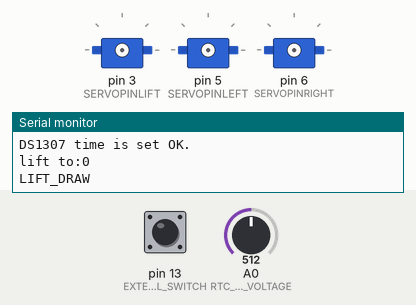
Simulated run of this sketch. Board: Arduino Uno, built with avr-gcc and run on an emulated ATmega328P. Parts: 3 × servo, the last lines printed to the serial monitor. Inputs (shaded band) come from the test bench; at power-on: pin 13 (EXTERNAL_SWITCH) HIGH, A0 (RTC_BATTERY_VOLTAGE) = 512. The local clock reads 2024-03-15 10:24:30 at power-on unless the sketch sets it.

Above: at 0.1 s.
At 1.61 s:
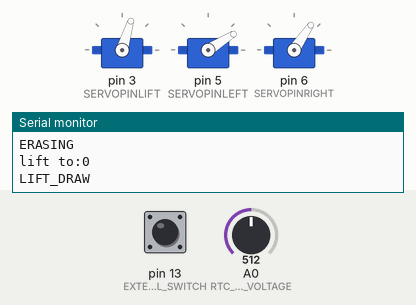
At 21.7 s:
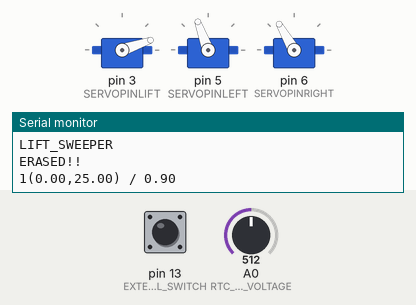
At 30.3 s:
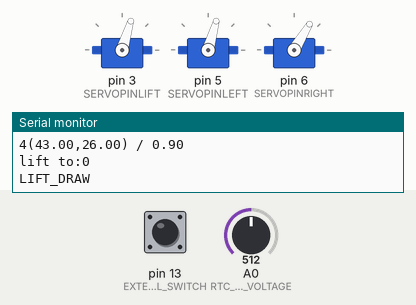
At 31.9 s:
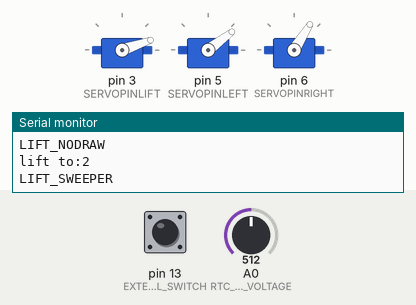
At 32.9 s:
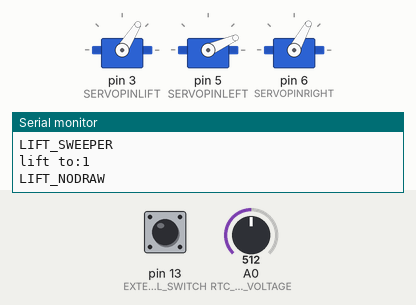
Timing chart, 0 to 34.4 s (numbered marks = the images above):
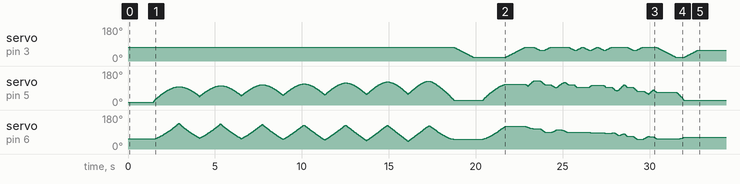

The sketch:

plotclock_v1_04.ino
```cpp
#include <TimeLib.h>
#include <Time.h>

// Plotclock
// cc - by Johannes Heberlein 2014
// v 1.02
// thingiverse.com/joo   wiki.fablab-nuernberg.de
// units: mm; microseconds; radians
// origin: bottom left of drawing surface
// time library see http://playground.arduino.cc/Code/time
// RTC  library see http://playground.arduino.cc/Code/time
//               or http://www.pjrc.com/teensy/td_libs_DS1307RTC.html
// Change log:
// 1.01  Release by joo at https://github.com/9a/plotclock
// 1.02  Additional features implemented by Dave (https://github.com/Dave1001/):
//       - added ability to calibrate servofaktor seperately for left and right servos
//       - added code to support DS1307, DS1337 and DS3231 real time clock chips
//       - see http://www.pjrc.com/teensy/td_libs_DS1307RTC.html for how to hook up the real time clock
// 1.03  Fixed the length bug at the servo2 angle calculation, other fixups
// 1.04  Add constant, separate files
// 1.05  Add DS1302,lcd I2c and OneWire temperature sensor

//#define LCD_I2C
//#define TEMP_DS18x20
//#define REALTIMECLOCK_DS1302    // enable real time clock DS1302
#define REALTIMECLOCK_DS1307    // enable real time clock DS1307
//#define PIR_SENSOR_PIN 2
// delete or mark the next line as comment if you don't need these
//#define CALIBRATION      // enable calibration mode


#ifdef TEMP_DS18x20
#include <OneWire.h>
#include <DallasTemperature.h>

#define ONE_WIRE_BUS 11

// Setup a oneWire instance to communicate with any OneWire devices (not just Maxim/Dallas temperature ICs)
OneWire oneWire(ONE_WIRE_BUS);
// Pass our oneWire reference to Dallas Temperature.
DallasTemperature sensors(&oneWire);


#endif


#if defined(LCD_I2C) || defined(REALTIMECLOCK_DS1307)
#include <Wire.h>
#include <LiquidCrystal_I2C.h>
#endif

#include <Time.h> // see http://playground.arduino.cc/Code/time


#include "config.h"
#include "control.h"


#ifdef REALTIMECLOCK_DS1307

#define RTC_BATTERY_VOLTAGE A0

// for instructions on how to hook up a real time clock,
// see here -> http://www.pjrc.com/teensy/td_libs_DS1307RTC.html
// DS1307RTC works with the DS1307, DS1337 and DS3231 real time clock chips.
// Please run the SetTime example to initialize the time on new RTC chips and begin running.
#include <DS1307RTC.h> // see http://playground.arduino.cc/Code/time
#endif

#ifdef REALTIMECLOCK_DS1302
#include <DS1302RTC.h>

#define RTC_CE_RST    8
#define RTC_IO_DATA   9
#define RTC_CLK       10

// Set pins:  CE, IO,CLK
DS1302RTC RTC(RTC_CE_RST, RTC_IO_DATA, RTC_CLK);

#endif

#ifdef LCD_I2C
LiquidCrystal_I2C lcd(0x27,16,2);
#endif

int last_min = 0;

void show(String sText,int x, int y)
{
#ifdef LCD_I2C
  lcd.setCursor(x,y);
  lcd.print(sText);
#endif
  debug(sText);
}

void setup()
{
#ifdef TEMP_DS18x20
  sensors.begin();
#endif

#ifdef LCD_I2C
  lcd.init();
  lcd.backlight();
#endif

  pinMode(EXTERNAL_SWITCH, INPUT_PULLUP);

  Serial.begin(9600);

#if defined(REALTIMECLOCK_DS1307) || defined(REALTIMECLOCK_DS1302)
  tmElements_t tm;
#endif

#ifdef REALTIMECLOCK_DS1307

  //while (!Serial) { ; } // wait for serial port to connect. Needed for Leonardo only

  // Set current time only the first to values, hh,mm are needed
  debug("Using RTC");

  if (RTC.read(tm))
  {
    setTime(tm.Hour,tm.Minute,tm.Second,tm.Day,tm.Month,tm.Year);
    Serial.println("DS1307 time is set OK.");
  }
  else
  {
    if (RTC.chipPresent())
    {
      Serial.println("DS1307 is stopped.  Please run the SetTime example to initialize the time and begin running.");
    }
    else
    {
      Serial.println("DS1307 read error!  Please check the circuitry.");
    }
    // Set current time only the first to values, hh,mm are needed

    setTime(14,19,0,0,0,0);
  }
#else

#ifdef REALTIMECLOCK_DS1302
  if (RTC.haltRTC()) {
    Serial.println("The DS1302 is stopped.  Please run the SetTime");
    Serial.println("example to initialize the time and begin running.");
    Serial.println();
  }
  if (!RTC.writeEN()) {
    Serial.println("The DS1302 is write protected. This normal.");
    Serial.println();
  }


  if (!RTC.read(tm)) {
    setTime(tm.Hour,tm.Minute,tm.Second,tm.Day,tm.Month,tm.Year);}
  else {
    show("DS1302 read error!",0,1);
  }

#else
  debug("Not using RTC");
  // Set current time only the first to values, hh,mm are needed
  setTime(14,19,0,0,0,0);
#endif
#endif

#if PIR_SENSOR_PIN
  pinMode(PIR_SENSOR_PIN,INPUT);
#endif

  drawTo(75.2, 47);
  lift(LIFT_DRAW);
  delay(1000);

}


void loop()
{

  String sTime=String(getFormatedNumber(hour())+":"+getFormatedNumber(minute()));
  show (sTime,0,0);

#ifdef TEMP_DS18x20
  sensors.requestTemperatures(); // Send the command to get temperatures

  float fTemp=sensors.getTempCByIndex(0);
  if(fTemp>-100)   {
    String sTemp=String(fTemp)+"C";
    show(sTemp,0,1);
  }
  else {
    show("T.Err.",0,1);
  }
#endif

#if defined(RTC_BATTERY_VOLTAGE)
  float vBattery=analogRead(RTC_BATTERY_VOLTAGE)*5.0/1023;

  String sVBattery=String("Bat:")+vBattery+"v";
  show(sVBattery,7,0);
#endif
#if defined(PIR_SENSOR_PIN) && defined(LCD_I2C)
if(digitalRead(PIR_SENSOR_PIN)==HIGH) { // Someboy is near
  lcd.backlight();
}
else {
  lcd.noBacklight();
}

#endif

#ifdef CALIBRATION

  attachServos();

  lift(LIFT_NODRAW);

  // Servohorns will have 90° between movements, parallel to x and y axis
  drawTo(-3, 29.2);
  delay(500);
  drawTo(74.1, 28);
  delay(500);

  show("Calibrate",7,1);
#else


  if(digitalRead(EXTERNAL_SWITCH)==LOW)   {
    show("Sleeeping",7,1);
    delay(500);
    return;
  }
  else   {
    show("Drawing",9,1);
  }


  int i = 0;
  if (last_min != minute()) {

    attachServos();

    lift(LIFT_DRAW);

    number(3+OFFSET_X, 3+OFFSET_Y, 111, 1);
    // Hour
    number(5+OFFSET_X, 25+OFFSET_Y, hour()/10, 0.9);
    number(19+OFFSET_X, 25+OFFSET_Y, hour()%10, 0.9);

    // Central Two points
    number(28+OFFSET_X, 25+OFFSET_Y, 11, 0.9);
    // Minutes
    number(34+OFFSET_X, 25+OFFSET_Y, minute()/10, 0.9);
    number(48+OFFSET_X, 26+OFFSET_Y, minute()%10, 0.9);
    lift(LIFT_SWEEPER);

    drawTo(ERASER_X , ERASER_Y);

    lift(LIFT_NODRAW);
    last_min = minute();
    delay(580);

    detachServos();

  }
#endif

}
```

control.cpp
```cpp
#include <Arduino.h>
#include <Servo.h>

#include "config.h"

#define ERASE_COD 111
#define TWO_POINTS_COD 11

Servo servoLift;
Servo servoLeft;
Servo servoRight;


volatile double lastX = 75;
volatile double lastY = 47.5;

int servoLiftPos = 1500;

String getFormatedNumber(int i)
{
  String sResultado=String(i);
  if (i<10)
    sResultado=String("0")+sResultado;

   return sResultado;
}

void debug(String text)
{
  Serial.println(text);
}


void attachServos()
{
    debug("Attach Servos");
    if (!servoLift.attached()) servoLift.attach(SERVOPINLIFT);
    if (!servoLeft.attached()) servoLeft.attach(SERVOPINLEFT);
    if (!servoRight.attached()) servoRight.attach(SERVOPINRIGHT);

}

void    detachServos()
{
    debug("Detach Servos");
    servoLift.detach();
    servoLeft.detach();
    servoRight.detach();
}

double return_angle(double a, double b, double c) {
  // cosine rule for angle between c and a
  return acos((a * a + c * c - b * b) / (2 * a * c));
}

void set_XY(double Tx, double Ty)
{
  delay(1);
  double dx, dy, c, a1, a2, Hx, Hy;

  // calculate triangle between pen, servoLeft and arm joint
  // cartesian dx/dy
  dx = Tx - O1X;
  dy = Ty - O1Y;

  // polar lemgth (c) and angle (a1)
  c = sqrt(dx * dx + dy * dy); //
  a1 = atan2(dy, dx); //
  a2 = return_angle(L1, L2, c);

  servoLeft.writeMicroseconds(floor(((a2 + a1 - M_PI) * SERVOFAKTORLEFT) + SERVOLEFTNULL));

  // calculate joinr arm point for triangle of the right servo arm
  a2 = return_angle(L2, L1, c);
  Hx = Tx + L3 * cos((a1 - a2 + 0.621) + M_PI); //36,5°
  Hy = Ty + L3 * sin((a1 - a2 + 0.621) + M_PI);

  // calculate triangle between pen joint, servoRight and arm joint
  dx = Hx - O2X;
  dy = Hy - O2Y;

  c = sqrt(dx * dx + dy * dy);
  a1 = atan2(dy, dx);
  a2 = return_angle(L1, L4, c);

  servoRight.writeMicroseconds(floor(((a1 - a2) * SERVOFAKTORRIGHT) + SERVORIGHTNULL));

}


void drawTo(double pX, double pY) {
  double dx, dy, c;
  //Serial.println(String("Draw:")+pX+String(",")+pY+String(")"));
  int i;

  // dx dy of new point
  dx = pX - lastX;
  dy = pY - lastY;
  //path lenght in mm, times 4 equals 4 steps per mm
  c = floor(7 * sqrt(dx * dx + dy * dy));

  if (c < 1) c = 1;

  for (i = 0; i <= c; i++) {
    // draw line point by point
    set_XY(lastX + (i * dx / c), lastY + (i * dy / c));

  }

  lastX = pX;
  lastY = pY;
}


void lift(char lift) {
  debug(String("lift to:")+(int)(lift));

  switch (lift) {
    // room to optimize  !

  case LIFT_DRAW: //850
      debug("LIFT_DRAW");
      if (servoLiftPos >= LIFT0_HEIGHT) {
      while (servoLiftPos >= LIFT0_HEIGHT)
      {
        servoLiftPos--;
        servoLift.writeMicroseconds(servoLiftPos);
        delayMicroseconds(LIFTSPEED);
      }
    }
    else {
      while (servoLiftPos <= LIFT0_HEIGHT) {
        servoLiftPos++;
        servoLift.writeMicroseconds(servoLiftPos);
        delayMicroseconds(LIFTSPEED);

      }

    }

    break;

  case LIFT_NODRAW: //150
     debug("LIFT_NODRAW");
    if (servoLiftPos >= LIFT1_HEIGHT) {
      while (servoLiftPos >= LIFT1_HEIGHT) {
        servoLiftPos--;
        servoLift.writeMicroseconds(servoLiftPos);
        delayMicroseconds(LIFTSPEED);

      }
    }
    else {
      while (servoLiftPos <= LIFT1_HEIGHT) {
        servoLiftPos++;
        servoLift.writeMicroseconds(servoLiftPos);
        delayMicroseconds(LIFTSPEED);
      }

    }

    break;

  case LIFT_SWEEPER:
    debug("LIFT_SWEEPER");
    if (servoLiftPos >= LIFT2_HEIGHT) {
      while (servoLiftPos >= LIFT2_HEIGHT) {
        servoLiftPos--;
        servoLift.writeMicroseconds(servoLiftPos);
        delayMicroseconds(LIFTSPEED);
      }
    }
    else {
      while (servoLiftPos <= LIFT2_HEIGHT) {
        servoLiftPos++;
        servoLift.writeMicroseconds(servoLiftPos);
        delayMicroseconds(LIFTSPEED);
      }
    }
    break;
  }
}


void bogenUZS(float bx, float by, float radius, int start, int ende, float sqee) {
  debug("bogenUZS");
  float inkr = -0.05;
  float count = 0;

  do {
    drawTo(sqee * radius * cos(start + count) + bx,
    radius * sin(start + count) + by);
    count += inkr;
  }
  while ((start + count) > ende);

}

void bogenGZS(float bx, float by, float radius, int start, int ende, float sqee) {
  debug("bogenGZS");
  float inkr = 0.05;
  float count = 0;

  do {
    drawTo(sqee * radius * cos(start + count) + bx,
    radius * sin(start + count) + by);
    count += inkr;
  }
  while ((start + count) <= ende);
}


// Writing numeral with bx by being the bottom left originpoint. Scale 1 equals a 20 mm high font.
// The structure follows this principle: move to first startpoint of the numeral, lift down, draw numeral, lift up
void number(float bx, float by, int num, float scale) {
  if(num<10)
    debug(String(num)+"("+String(bx)+","+String(by)+") / "+String(scale));

  switch (num) {

  case 0:
    drawTo(bx + 12 * scale, by + 6 * scale);
    lift(LIFT_DRAW);
    bogenGZS(bx + 7 * scale, by + 10 * scale, 10 * scale, -0.8, 6.7, 0.5);
    lift(LIFT_NODRAW);
    break;
  case 1:

    drawTo(bx + 3 * scale, by + 15 * scale);
    lift(LIFT_DRAW);
    drawTo(bx + 10 * scale, by + 20 * scale);
    drawTo(bx + 10 * scale, by + 0 * scale);
    lift(LIFT_NODRAW);
    break;
  case 2:
    drawTo(bx + 2 * scale, by + 12 * scale);
    lift(LIFT_DRAW);
    bogenUZS(bx + 8 * scale, by + 14 * scale, 6 * scale, 3, -0.8, 1);
    drawTo(bx + 1 * scale, by + 0 * scale);
    drawTo(bx + 12 * scale, by + 0 * scale);
    lift(LIFT_NODRAW);
    break;
  case 3:
    drawTo(bx + 2 * scale, by + 17 * scale);
    lift(LIFT_DRAW);
    bogenUZS(bx + 5 * scale, by + 15 * scale, 5 * scale, 3, -2, 1);
    bogenUZS(bx + 5 * scale, by + 5 * scale, 5 * scale, 1.57, -3, 1);
    lift(LIFT_NODRAW);
    break;
  case 4:
    drawTo(bx + 10 * scale, by + 0 * scale);
    lift(LIFT_DRAW);
    drawTo(bx + 10 * scale, by + 20 * scale);
    drawTo(bx + 2 * scale, by + 6 * scale);
    drawTo(bx + 12 * scale, by + 6 * scale);
    lift(LIFT_NODRAW);
    break;
  case 5:
    drawTo(bx + 2 * scale, by + 5 * scale);
    lift(LIFT_DRAW);
    bogenGZS(bx + 5 * scale, by + 6 * scale, 6 * scale, -2.5, 2, 1);
    drawTo(bx + 5 * scale, by + 20 * scale);
    drawTo(bx + 12 * scale, by + 20 * scale);
    lift(LIFT_NODRAW);
    break;
  case 6:
    drawTo(bx + 2 * scale, by + 10 * scale);
    lift(LIFT_DRAW);
    bogenUZS(bx + 7 * scale, by + 6 * scale, 6 * scale, 2, -4.4, 1);
    drawTo(bx + 11 * scale, by + 20 * scale);
    lift(LIFT_NODRAW);
    break;
  case 7:
    drawTo(bx + 2 * scale, by + 20 * scale);
    lift(LIFT_DRAW);
    drawTo(bx + 12 * scale, by + 20 * scale);
    drawTo(bx + 2 * scale, by + 0);
    lift(LIFT_NODRAW);
    break;
  case 8:
    drawTo(bx + 5 * scale, by + 10 * scale);
    lift(LIFT_DRAW);
    bogenUZS(bx + 5 * scale, by + 15 * scale, 5 * scale, 4.7, -1.6, 1);
    bogenGZS(bx + 5 * scale, by + 5 * scale, 5 * scale, -4.7, 2, 1);
    lift(LIFT_NODRAW);
    break;

  case 9:
    drawTo(bx + 9 * scale, by + 11 * scale);
    lift(LIFT_DRAW);
    bogenUZS(bx + 7 * scale, by + 15 * scale, 5 * scale, 4, -0.5, 1);
    drawTo(bx + 5 * scale, by + 0);
    lift(LIFT_NODRAW);
    break;

  // Borrado
  case ERASE_COD:
    debug("ERASING");


    lift(LIFT_DRAW);

    drawTo(70, 45);
// ThoughtFULL ERASE
    for(int i=46;i>26;i=i-3)
    {
      drawTo(65-WISHY, i);
      drawTo(-3, i+1);
    }

    drawTo(60-WISHY, 40);

    drawTo(73.2, 44.0);
    lift(LIFT_SWEEPER);
    delay(500);
    debug("ERASED!!");
    break;
  // Central Two points
  case TWO_POINTS_COD:

    drawTo(bx + 5 * scale, by + 15 * scale);
    lift(LIFT_DRAW);
    bogenGZS(bx + 5 * scale, by + 15 * scale, 0.1 * scale, 1, -1, 1);
    delay(10);
    lift(LIFT_NODRAW);
    drawTo(bx + 5 * scale, by + 5 * scale);
    lift(LIFT_DRAW);
    bogenGZS(bx + 5 * scale, by + 5 * scale, 0.1 * scale, 1, -1, 1);
    delay(10);
    lift(LIFT_NODRAW);
    break;

  }
}
```

control.h
```cpp
#ifndef _CONTROL_H_
#define _CONTROL_H_


void debug(String text);
String getFormatedNumber(int i);
void attachServos();
void detachServos();
void set_XY(double Tx, double Ty) ;
void drawTo(double pX, double pY);
void lift(char lift);


// Writing numeral with bx by being the bottom left originpoint. Scale 1 equals a 20 mm high font.
// The structure follows this principle: move to first startpoint of the numeral, lift down, draw numeral, lift up
void number(float bx, float by, int num, float scale);

#endif
```

config.h
```cpp
#ifndef _CONFIG_H_
#define _CONFIG_H_

#define SERVOPINLIFT  3
#define SERVOPINLEFT  5
#define SERVOPINRIGHT 6

#define EXTERNAL_SWITCH 13

#define WISHY 3 // Offset of the Y coordinats of the plate-wisher

// When in calibration mode, adjust the following factors until the servos move exactly 90 degrees
#define SERVOFAKTORLEFT 600
#define SERVOFAKTORRIGHT 600

// Zero-position of left and right servo
// When in calibration mode, adjust the NULL-values so that the servo arms are at all times parallel
// either to the X or Y axis
//#define SERVOLEFTNULL 1950
#define SERVOLEFTNULL 1850
#define SERVORIGHTNULL 855


#define ZOFF 190
// lift positions of lifting servo

#define OFFSET_X -5
#define OFFSET_Y 0
// Move the base position
#define LIFT_DRAW     0
#define LIFT_NODRAW   1
#define LIFT_SWEEPER  2


#define LIFT0_HEIGHT 1110+ZOFF // on drawing surface
#define LIFT1_HEIGHT 950+ZOFF  // between numbers
#define LIFT2_HEIGHT 550+ZOFF  // going towards sweeper

#define ERASER_X 69.0
#define ERASER_Y 49.0


// speed of liftimg arm, higher is slower
#define LIFTSPEED 2000

// length of arms
#define L1 35
#define L2 55.1
#define L3 13.2
#define L4 45

// origin points of left and right servo
#define O1X 24//22
#define O1Y -25
#define O2X 49//47
#define O2Y -25


#endif
```
